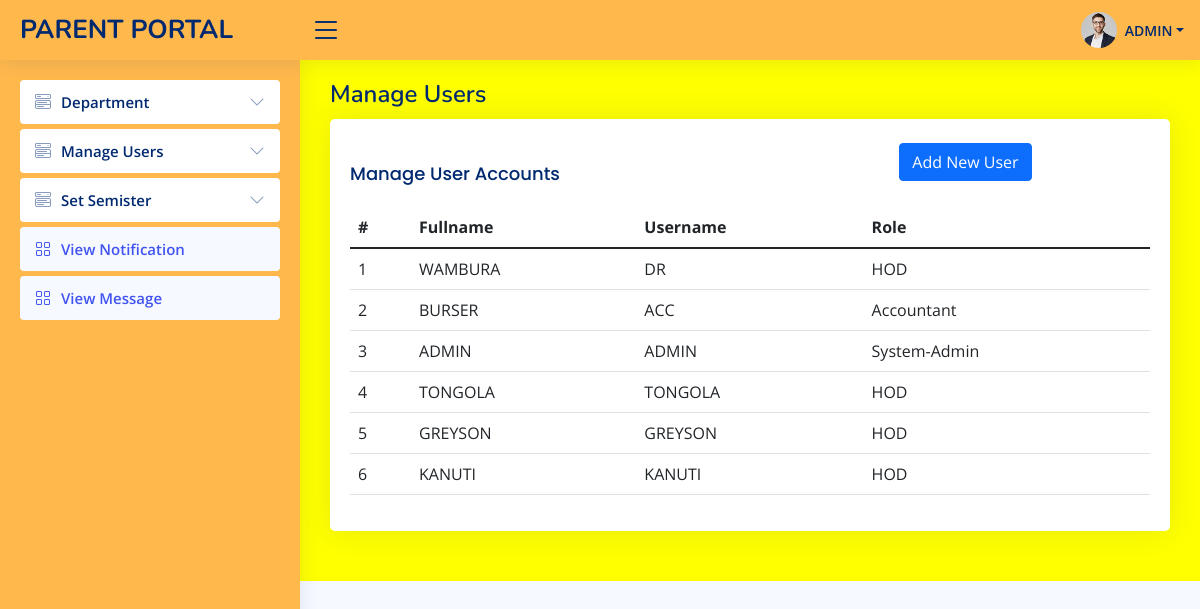
Page /manageusers (signed in) on the committed database.
### tables this page shows
CREATE TABLE `useraccounts` (
  `id` int(11) NOT NULL,
  `username` varchar(20) NOT NULL,
  `fullname` varchar(255) NOT NULL,
  `email` varchar(100) NOT NULL,
  `password` varchar(255) NOT NULL,
  `userole` text NOT NULL,
  `studentid` int(11) NOT NULL DEFAULT 0,
  `resultstatus` int(11) NOT NULL DEFAULT 0,
  `convoviewid` int(11) NOT NULL DEFAULT 0,
  `departmentid` int(11) NOT NULL DEFAULT 0,
  `conviewid` int(11) NOT NULL DEFAULT 0
);

### controllers/template.controller.php (called while the page is built)
<?php
class deftemplate
{
	static public function template()
	{
		include "views/template.php";
	}
}

### index.php (called while the page is built, shortened)
<?php
include "controllers/template.controller.php";
include "controllers/manageusers.controller.php";
include "controllers/BasicController.php";
include "models/manageusers.model.php";
$newview = new deftemplate;
$newview ->	template();

### controllers/manageusers.controller.php (called while the page is built, shortened)
<?php
class ManageUserCtrl
{
	static public function AllManagerUsersCtrl($item, $value){
		$table = "useraccounts";
		$answer = ManageUserMdl::AllManagerUsersMdl($table, $item, $value);
		return $answer;
	}
}

### models/connection.php (called while the page is built)
<?php
class Connection{
static	public function connect(){
		$link = new PDO("mysql:host=localhost;dbname=manageschool", "root", "");
		$link -> exec("set names utf8");
		return $link;
	}
}

### models/manageusers.model.php (called while the page is built, shortened)
<?php
require_once"connection.php";
class ManageUserMdl
{
	static public function AllManagerUsersMdl($table, $item, $value){
		if($item != null){
		$stmt = Connection::connect()->prepare("SELECT * FROM $table WHERE $item = :$item");
		$stmt -> bindParam(":".$item, $value, PDO::PARAM_STR);
		$stmt -> execute();
			return $stmt -> fetch();
		}
		else{
		$stmt = Connection::connect()->prepare("SELECT * FROM $table");
		$stmt -> execute();
		return $stmt -> fetchAll();
		}
	}
}

### views/modules/manageusers.php (the view, shortened to what this page needs)
<div class="pagetitle">
  <h1>Manage Users</h1>
</div>
<section class="section">
  <div class="row">
    <div class="col-md-12">
      <div class="card">
        <div class="card-body">
          <br>
          <div class="row">
            <div class="col-md-8">
               <h5 class="card-title">Manage User Accounts</h5>
            </div>
            <div class="col-md-4">
                <button type="button" class="btn btn-primary" data-bs-toggle="modal" data-bs-target="#basicModal">
             Add New User
          </button>
            </div>
          </div>
          <table class="table datatable">
            <thead>
              <tr>
                <th scope="col">#</th>
                <th scope="col">Fullname</th>
                <th scope="col">Username</th>
                <th scope="col">Role</th>
              </tr>
            </thead>
            <tbody>
              <?php
          $item = null;
          $value = null;
          $users = ManageUserCtrl::AllManagerUsersCtrl($item,$value);
          foreach ($users as $key => $value) {
                if ($value["userole"] == 'System-Admin' ||$value["userole"] == 'Accountant' || $value["userole"] == 'HOD') {
                  $number++;
                 echo
                   '<tr>
                   <td>
                   '.$number.'</td>
                  <td>'.$value["fullname"].'</td>
                  <td>'.$value["username"].'</td>
                  <td>'.$value["userole"].'</td></tr>';
                }
                  }
              ?>
            </tbody>
          </table>
        </div>
      </div>
    </div>
  </div>
</section>

### views/template.php (shortened to what this page needs)
<!DOCTYPE html>
<html lang="en">
<head>
  <link href="views/assets/vendor/bootstrap/css/bootstrap.min.css" rel="stylesheet">
  <link href="views/assets/vendor/bootstrap-icons/bootstrap-icons.css" rel="stylesheet">
  <link href="views/assets/vendor/boxicons/css/boxicons.min.css" rel="stylesheet">
  <link href="views/assets/vendor/quill/quill.snow.css" rel="stylesheet">
  <link href="views/assets/vendor/quill/quill.bubble.css" rel="stylesheet">
  <link href="views/assets/vendor/remixicon/remixicon.css" rel="stylesheet">
  <link href="views/assets/vendor/simple-datatables/style.css" rel="stylesheet">
  <link href="views/assets/css/style.css" rel="stylesheet">
</head>
<body>
 <?php
 if (isset($_SESSION["loggedIn"]) && $_SESSION["loggedIn"] == "ok") {
   echo '<main id="main" class="main" style="background-color: yellow;">';
      include "views/modules/navigation/navbar.php";
      include "views/modules/navigation/sidemenu.php";
      if($_SESSION["userole"] == "System-Admin"){
        if (isset($_GET["route"])) {
           if($_GET["route"] == "home"||
              $_GET["route"] == "logout"||
              $_GET["route"] == "semister"||
              $_GET["route"] == "notifications"||
              $_GET["route"] == "studentresults"||
              $_GET["route"] == "viewschoolfees"||
              $_GET["route"] == "alldepartments"||
              $_GET["route"] == "allparents"||
              $_GET["route"] == "allstudents"||
              $_GET["route"] == "viewstudentresults"||
              $_GET["route"] == "myprofile"||
              $_GET["route"] == "manageusers"){
            include "views/modules/".$_GET["route"].".php";
           } else{
            include "modules/404.php";
           }
        } else{
          include "modules/home.php";
        }
      }
    echo '</main>';
 } else{
    include "views/modules/login.php";
 }
 ?>
</body>
</html>

### views/modules/navigation/navbar.php (shortened to what this page needs)
<header id="header" class="header fixed-top d-flex align-items-center" style="background-color: #FFB84C;">
  <div class="d-flex align-items-center justify-content-between">
    <a href="home " class="logo d-flex align-items-center">
      <span class="d-none d-lg-block">PARENT PORTAL</span>
    </a>
    <i class="bi bi-list toggle-sidebar-btn"></i>
  </div>
  <nav class="header-nav ms-auto">
    <ul class="d-flex align-items-center">
      <li class="nav-item dropdown pe-3">
        <a class="nav-link nav-profile d-flex align-items-center pe-0" href="#" data-bs-toggle="dropdown">
          <img src="views/assets/img/profile-img.jpg" alt="Profile" class="rounded-circle">
          <span class="d-none d-md-block dropdown-toggle ps-2"><?php echo $_SESSION["username"];?></span>
        </a>
      </li>
    </ul>
  </nav>
</header>

### views/modules/navigation/sidemenu.php (shortened to what this page needs)
<aside id="sidebar" class="sidebar" style="background-color: #FFB84C;">
  <ul class="sidebar-nav" id="sidebar-nav">
    <?php if ($_SESSION["userole"] == "System-Admin"): ?>
       <li class="nav-item">
      <a class="nav-link collapsed" data-bs-target="#departs" data-bs-toggle="collapse" href="#">
        <i class="bi bi-menu-button-wide"></i><span>Department</span><i class="bi bi-chevron-down ms-auto"></i>
      </a>
    </li>
       <li class="nav-item">
      <a class="nav-link collapsed" data-bs-target="#components-nav" data-bs-toggle="collapse" href="#">
        <i class="bi bi-menu-button-wide"></i><span>Manage Users</span><i class="bi bi-chevron-down ms-auto"></i>
      </a>
    </li>
    <li class="nav-item">
      <a class="nav-link collapsed" data-bs-target="#componentssemis" data-bs-toggle="collapse" href="#">
        <i class="bi bi-menu-button-wide"></i><span>Set Semister</span><i class="bi bi-chevron-down ms-auto"></i>
      </a>
    </li>
    <?php endif ?>
    <?php if ($_SESSION["userole"] != "HOD"): ?>
       <li class="nav-item">
      <a class="nav-link " href="sendnotification">
        <i class="bi bi-grid"></i>
        <span>View Notification</span>
      </a>
    </li>
     <li class="nav-item">
      <a class="nav-link " href="viewmassage">
        <i class="bi bi-grid"></i>
        <span>View Message</span>
      </a>
    </li>
    <?php endif ?>
  </ul>
</aside>

### views/assets/css/style.css (style rules this page uses)
:root { scroll-behavior: smooth; }
body { font-family: "Open Sans", sans-serif; background: #f6f9ff; color: #444444; }
a { color: #4154f1; text-decoration: none; }
h1, h2, h3, h4, h5, h6 { font-family: "Nunito", sans-serif; }
#main { margin-top: 60px; padding: 20px 30px; transition: all 0.3s; }
.pagetitle { margin-bottom: 10px; }
.pagetitle h1 { font-size: 24px; margin-bottom: 0; font-weight: 600; color: #012970; }
.card { margin-bottom: 30px; border: none; border-radius: 5px; box-shadow: 0px 0 30px rgba(1, 41, 112, 0.1); }
.card-title { padding: 20px 0 15px 0; font-size: 18px; font-weight: 500; color: #012970; font-family: "Poppins", sans-serif; }
.card-body { padding: 0 20px 20px 20px; }
.logo { line-height: 1; }
@media (min-width: 1200px) { .logo { width: 280px; } }
.logo span { font-size: 26px; font-weight: 700; color: #012970; font-family: "Nunito", sans-serif; }
.header { transition: all 0.5s; z-index: 997; height: 60px; box-shadow: 0px 2px 20px rgba(1, 41, 112, 0.1); background-color: #fff; padding-left: 20px; }
.header .toggle-sidebar-btn { font-size: 32px; padding-left: 10px; cursor: pointer; color: #012970; }
.header-nav ul { list-style: none; }
.header-nav > ul { margin: 0; padding: 0; }
.header-nav .nav-profile { color: #012970; }
.header-nav .nav-profile img { max-height: 36px; }
.header-nav .nav-profile span { font-size: 14px; font-weight: 600; }
.sidebar { position: fixed; top: 60px; left: 0; bottom: 0; width: 300px; z-index: 996; transition: all 0.3s; padding: 20px; overflow-y: auto; scrollbar-width: thin; scrollbar-color: #aab7cf transparent; box-shadow: 0px 0px 20px rgba(1, 41, 112, 0.1); background-color: #fff; }
@media (min-width: 1200px) { #main, #footer { margin-left: 300px; } }
.sidebar-nav { padding: 0; margin: 0; list-style: none; }
.sidebar-nav li { padding: 0; margin: 0; list-style: none; }
.sidebar-nav .nav-item { margin-bottom: 5px; }
.sidebar-nav .nav-link { display: flex; align-items: center; font-size: 15px; font-weight: 600; color: #4154f1; transition: 0.3; background: #f6f9ff; padding: 10px 15px; border-radius: 4px; }
.sidebar-nav .nav-link i { font-size: 16px; margin-right: 10px; color: #4154f1; }
.sidebar-nav .nav-link.collapsed { color: #012970; background: #fff; }
.sidebar-nav .nav-link.collapsed i { color: #899bbd; }
.sidebar-nav .nav-link .bi-chevron-down { margin-right: 0; transition: transform 0.2s ease-in-out; }

### rows in the picture
useraccounts: fullname "WAMBURA", username "DR", userole "HOD"
useraccounts: fullname "BURSER", username "ACC", userole "Accountant"
useraccounts: fullname "ADMIN", username "ADMIN", userole "System-Admin"
useraccounts: fullname "TONGOLA", username "TONGOLA", userole "HOD"
useraccounts: fullname "GREYSON", username "GREYSON", userole "HOD"
useraccounts: fullname "KANUTI", username "KANUTI", userole "HOD"

### other values in the picture
$_SESSION["username"] "ADMIN"
